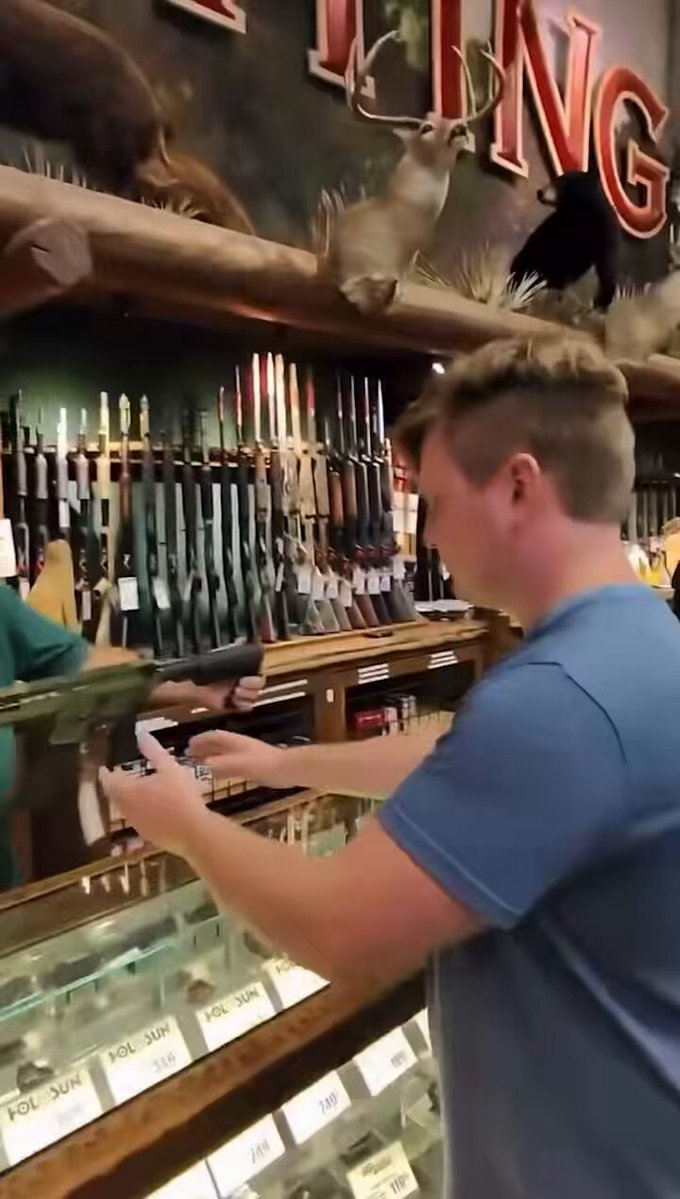
#> input picture library_data/211e87096f72/.thumbnails/Get on the ground [x].jpg, 680 x 1199 px, given in place of icon-64.png, which was not available
$ python tray_launcher.py
#> lines starting #> are read from the running program, lines starting #| are printed output that depends on the picture
"""
tray_launcher.py - StashDLP tray launcher.

Runs the server in the background and puts the app icon in the system tray.

    python tray_launcher.py            start (tray icon only)
    python tray_launcher.py --open     start and open the app in the browser once the server is ready

One-time setup:   pip install -r requirements.txt     (adds pystray and pillow)
Normal launch:    start_tray.bat                       (no console window; uses pythonw)
LAN launch:       start_tray_lan.bat                   (server listens on 0.0.0.0)
Live console:     start_console.bat                    (debug: server output in a window, no tray)

Tray icon
    Plain logo ............ server running
    + amber dot ........... starting
    + grey dot ............ stopped
    + red dot ............. stopped unexpectedly (see "View server log")
    Click / double-click opens the app. Right-click for: Restart server, Stop/Start server, Copy phone
    address (only when the server listens on the LAN), View server log, Start with Windows, Quit.

Files written next to this script:   logs/server.log (+ .1), logs/launcher.log, .launcher.lock
Settings by environment variable:    STASH_DLP_PORT (default 8722), STASH_DLP_HOST (default 127.0.0.1)

The server is started as "uvicorn main:app" from backend/. The in-app "Restart" action cannot relaunch
itself under the tray, so it exits with RESTART_EXIT_CODE and this launcher starts a fresh server.
"""

from __future__ import annotations

import argparse
import atexit
import logging
import os
import re
import signal
import socket
import subprocess
import sys
import threading
import time
import urllib.request
import webbrowser
from pathlib import Path

APP_DIR = Path(__file__).resolve().parent
BACKEND_DIR = APP_DIR / "backend"
STATIC_DIR = APP_DIR / "static"
LOG_DIR = APP_DIR / "logs"
SERVER_LOG = LOG_DIR / "server.log"
LOCK_FILE = APP_DIR / ".launcher.lock"

APP_NAME = "StashDLP"
IS_WIN = os.name == "nt"
HOST = os.environ.get("STASH_DLP_HOST", "127.0.0.1")
PORT = int(os.environ.get("STASH_DLP_PORT", "8722"))
LOCAL_URL = f"http://127.0.0.1:{PORT}"
READY_URL = f"http://127.0.0.1:{PORT}/api/app_version"
LAN_BOUND = HOST not in ("127.0.0.1", "localhost", "::1")

CREATE_NO_WINDOW = 0x08000000
CREATE_NEW_PROCESS_GROUP = 0x00000200
MAX_LOG_BYTES = 2 * 1024 * 1024
READY_TIMEOUT_S = 180
RESTART_EXIT_CODE = 75          # must match backend/main.py (_do_restart)

log = logging.getLogger("launcher")


def app_version() -> str:
    """APP_VERSION from backend/config.py, read as text so the launcher never imports the app."""
    try:
        m = re.search(r'^APP_VERSION\s*=\s*"([^"]+)"', (BACKEND_DIR / "config.py").read_text(encoding="utf-8"), re.M)
        return m.group(1) if m else ""
    except OSError:
        return ""


# ---- small helpers ---------------------------------------------------------------------------

def setup_logging() -> None:
    LOG_DIR.mkdir(parents=True, exist_ok=True)
    handlers: list[logging.Handler] = [logging.FileHandler(LOG_DIR / "launcher.log", encoding="utf-8")]
    if sys.stderr is not None:          # None under pythonw
        handlers.append(logging.StreamHandler())
    logging.basicConfig(level=logging.INFO, format="%(asctime)s %(levelname)s %(message)s", handlers=handlers)


def acquire_single_instance():
    """Returns an open, locked file for as long as this process lives, or None if another launcher holds it."""
    fh = open(LOCK_FILE, "a+")
    try:
        if IS_WIN:
            import msvcrt
            fh.seek(0)
            msvcrt.locking(fh.fileno(), msvcrt.LK_NBLCK, 1)
        else:
            import fcntl
            fcntl.flock(fh, fcntl.LOCK_EX | fcntl.LOCK_NB)
    except OSError:
        fh.close()
        return None
    return fh


# [66 lines left out: functions port_in_use, wait_port_free, server_answers, lan_ip, kill_tree, kill_port_listener and 1 more, not called in this run]


# ---- the server process ----------------------------------------------------------------------

class Server:
    """Owns the uvicorn child. States: stopped, starting, running, crashed. Every change calls on_change()."""

    def __init__(self, on_change):
        self.on_change = on_change
        self.state = "stopped"
        self.proc: subprocess.Popen | None = None
        self._lock = threading.RLock()
        self._gen = 0                   # bumped by every start/stop so a stale watcher never reports for a newer process
        self._busy = threading.Event()  # set while a restart is in flight
        self.last_error = ""

    @property
    def alive(self) -> bool:
        return self.proc is not None and self.proc.poll() is None

    @property
    def restarting(self) -> bool:
        return self._busy.is_set()

    # [105 lines left out: functions _set, _rotate_log, start, _watch, stop, restart, not called in this run]


# ---- icon ------------------------------------------------------------------------------------

DOT_COLORS = {"starting": (232, 163, 61, 255), "stopped": (140, 140, 140, 255), "crashed": (220, 60, 50, 255)}
ICON_SOURCES = (STATIC_DIR / "icons" / "icon-64.png", STATIC_DIR / "logo.png", STATIC_DIR / "favicon.png")


def base_icon():
    """The first image found in ICON_SOURCES, cropped to its artwork and centred on a 64 px square.
    With none present, a plain placeholder - the tray must never fail to start over a missing logo."""
    from PIL import Image, ImageDraw
    for src in ICON_SOURCES:
        try:
            logo = Image.open(src).convert("RGBA")
        except (OSError, ValueError):
            continue
        box = logo.getchannel("A").getbbox()
#> box = (0, 0, 680, 1199)
        if box:
            logo = logo.crop(box)
        side = max(logo.size)
#> side = 1199
        img = Image.new("RGBA", (side, side), (0, 0, 0, 0))
#> img: PIL image 1199x1199 RGBA; every value is 0
        img.paste(logo, ((side - logo.width) // 2, (side - logo.height) // 2), logo)
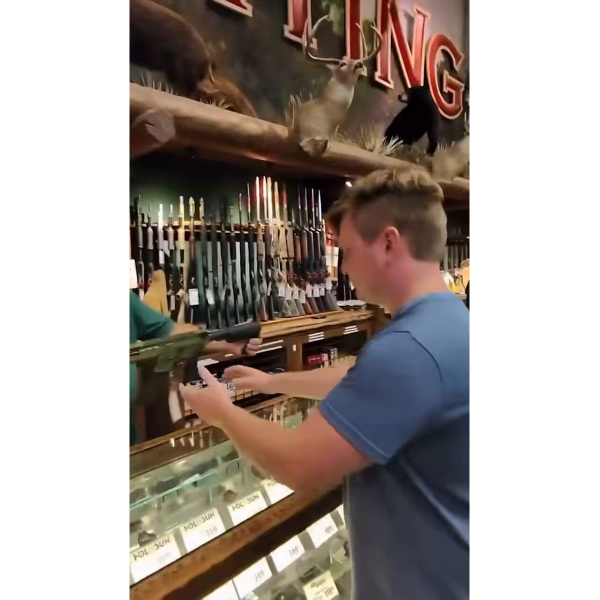
#> img: PIL image 1199x1199 RGBA (shown at 1/2 size); mean R, G, B, A 56.1, 46.3, 40.2, 144.6; transparent parts drawn white
        return img.resize((64, 64), Image.LANCZOS)
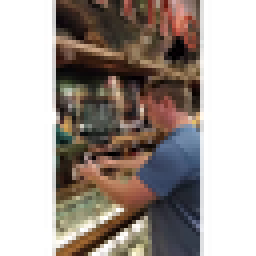
#> returned value: PIL image 64x64 RGBA (shown 4 times larger); mean R, G, B, A 60.8, 50.9, 44.5, 144.8; transparent parts drawn white
    log.warning("No icon image found in static/; using a placeholder")
    img = Image.new("RGBA", (64, 64), (0, 0, 0, 0))
    d = ImageDraw.Draw(img)
    d.rounded_rectangle((4, 4, 60, 60), radius=12, fill=(58, 122, 196, 255))
    d.ellipse((20, 20, 44, 44), fill=(255, 255, 255, 255))
    return img


def make_icon(state: str):
    """The app icon; while the server is not running a small status dot is added bottom-right."""
    from PIL import ImageDraw
    img = base_icon()
    color = DOT_COLORS.get(state)
    if color:
        d = ImageDraw.Draw(img)
        d.ellipse((38, 38, 62, 62), fill=(23, 21, 18, 255))          # dark ring so the dot reads on any taskbar
        d.ellipse((42, 42, 58, 58), fill=color)
    return img


STATE_LABEL = {
    "running": "running",
    "starting": "starting…",
    "stopped": "stopped",
    "crashed": "stopped unexpectedly",
}


# ---- Windows autostart -----------------------------------------------------------------------

# [4 lines left out: function startup_script, not called in this run]


def autostart_enabled() -> bool:
    p = startup_script()
    return bool(p and p.exists())


# [23 lines left out: function set_autostart, not called in this run]


# ---- the tray application --------------------------------------------------------------------

class TrayApp:
    def __init__(self, open_browser_when_ready: bool):
        import pystray
        self.pystray = pystray
        self.open_when_ready = open_browser_when_ready
        self.server = Server(self.on_state)
        self.icon = pystray.Icon("stash_dlp", make_icon("starting"), self.tooltip("starting"), self.build_menu())

    # -- state -> icon / tooltip / notifications
    def tooltip(self, state: str) -> str:
#> called with state = 'starting'
        v = app_version()
#> v = ''
        return f"{APP_NAME}{' ' + v if v else ''} - {STATE_LABEL.get(state, state)} (port {PORT})"[:127]

    # [19 lines left out: functions on_state, notify, not called in this run]

    # -- menu
    def build_menu(self):
        P = self.pystray
        s = self.server
        items = [
            P.MenuItem(lambda item: f"Server: {STATE_LABEL.get(s.state, s.state)}", None, enabled=False),
            P.Menu.SEPARATOR,
            P.MenuItem(f"Open {APP_NAME}", lambda icon, item: self.open_app(), default=True),
            P.MenuItem(lambda item: f"Copy phone address ({lan_ip()}:{PORT})" if IS_WIN else f"Open phone address ({lan_ip()}:{PORT})",
                       lambda icon, item: self.lan_address(), visible=lambda item: LAN_BOUND and bool(lan_ip())),
            P.Menu.SEPARATOR,
            P.MenuItem("Restart server", lambda icon, item: self.bg(self.do_restart), enabled=lambda item: not s.restarting),
            P.MenuItem(lambda item: "Stop server" if s.state in ("running", "starting") else "Start server",
                       lambda icon, item: self.bg(self.do_toggle), enabled=lambda item: not s.restarting),
            P.Menu.SEPARATOR,
            P.MenuItem("View server log", lambda icon, item: self.open_log()),
        ]
        if IS_WIN:
            items.append(P.MenuItem("Start with Windows", lambda icon, item: self.toggle_autostart(), checked=lambda item: autostart_enabled()))
        items += [P.Menu.SEPARATOR, P.MenuItem("Quit", lambda icon, item: self.bg(self.do_quit))]
        return P.Menu(*items)

    # -- actions
    # [4 lines left out: function bg, not called in this run]

    def open_app(self) -> None:
        webbrowser.open(LOCAL_URL)

    # [26 lines left out: functions lan_address, do_restart, do_toggle, open_log, not called in this run]

    def toggle_autostart(self) -> None:
        set_autostart(not autostart_enabled())
        self.icon.update_menu()

    def do_quit(self) -> None:
        self.server.stop()
        self.icon.stop()

    # -- lifecycle
    # [6 lines left out: function run, not called in this run]


def hide_console() -> None:
    """Started with plain python.exe (double-clicked .py)? Hide the console; pythonw never has one."""
    if not IS_WIN:
        return
    import ctypes
    hwnd = ctypes.windll.kernel32.GetConsoleWindow()
    if hwnd:
        ctypes.windll.user32.ShowWindow(hwnd, 0)


# [7 lines left out: function fatal, not called in this run]


def main(argv=None) -> int:
    ap = argparse.ArgumentParser(description="StashDLP tray launcher")
    ap.add_argument("--open", action="store_true", help="open the app in the browser once the server is ready")
    ap.add_argument("--keep-console", action="store_true", help="do not hide the console window")
    args = ap.parse_args(argv)

    setup_logging()
    lock = acquire_single_instance()
    if lock is None:
        log.info("Launcher already running; opening the app instead")
        webbrowser.open(LOCAL_URL)
        return 0

    try:
        import pystray  # noqa: F401
        from PIL import Image  # noqa: F401
    except ImportError as e:
        fatal(f"Missing package: {e.name}.\n\nRun:  pip install -r requirements.txt")
        return 1

    if not args.keep_console:
        hide_console()
    TrayApp(args.open).run()
#> (the call stopped at in build_menu, `items = [ P.MenuItem(lambda item: f"Server: {STATE_LABEL.get(s.state, ..`: pystray is not available in this run)
    return 0


if __name__ == "__main__":
    sys.exit(main())
#> (the program exits here)
